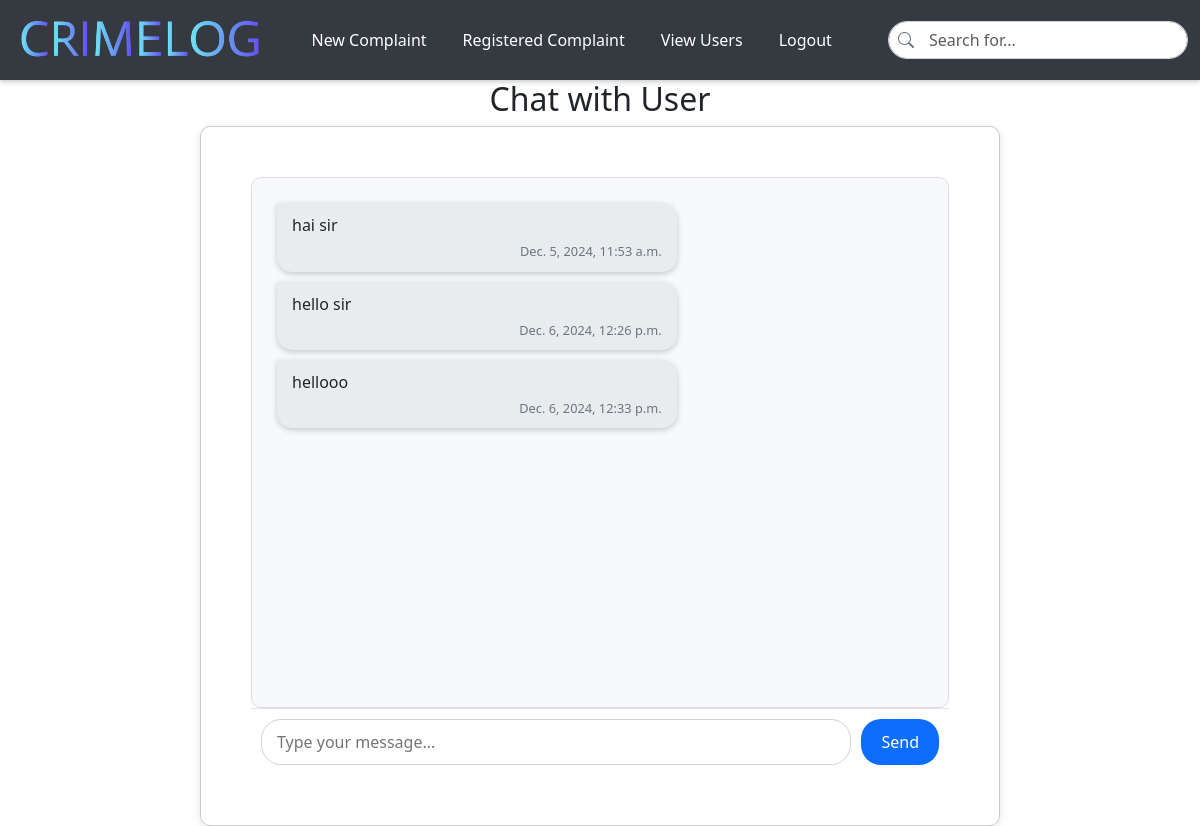
Screenshot of /messagee/ (signed in) with the database file from the repository.
### app/models.py (models this page shows, shortened)
class Chat(models.Model):
    police=models.ForeignKey(Police, on_delete=models.CASCADE)
    user=models.ForeignKey(User, on_delete=models.CASCADE)
    content = models.TextField()
    timestamp = models.DateTimeField(auto_now_add=True)
    is_read = models.BooleanField(default=False)

### app/views.py (the view)
# urls.py: path('messagee/', views.messagee, name='messagee'),
def messagee(req):
    if 'police' in req.session:  # Check if the police officer is logged in
        police_email = req.session.get('police')  # Get the police officer's email from the session
        police = Police.objects.get(Email=police_email)  # Retrieve the police object
        data1 = Chat.objects.filter(police=police).order_by('id')
        if req.method == 'POST':
            msg = req.POST.get('content')  # Get the message content
            user_id = req.POST.get('user_id')  # Get the user's ID from the form
            if msg and user_id:
                user = User.objects.get(pk=user_id)  # Retrieve the user object
                Chat.objects.create(police=police, user=user, content=msg)
        return render(req, 'police/messagee.html', {
            'data1': data1,
        })
    else:
        return redirect('login')  # Redirect to login if the police officer is not logged in

### templates/police/messagee.html (shortened to what this page needs)
<!DOCTYPE html>
<html lang="en">
<head>
    <link href="https://cdn.jsdelivr.net/npm/bootstrap@5.3.3/dist/css/bootstrap.min.css" rel="stylesheet">
    <link href="https://cdn.jsdelivr.net/npm/bootstrap-icons/font/bootstrap-icons.css" rel="stylesheet">
</head>
<body>
    <nav id="nav" class="navbar navbar-expand-lg navbar-dark sticky-top">
        <div class="container-fluid">
            <a class="navbar-brand" href="../view_complaints">
                <img id="logo" src="../static/images/logo.png" alt="Logo">
            </a>
            <div class="collapse navbar-collapse" id="mynavbar">
                <ul class="navbar-nav me-auto">
                    <li class="nav-item">
                        <a class="nav-link" href="../view_complaints">New Complaint</a>
                    </li>
                    <li class="nav-item">
                        <a class="nav-link" href="../complainthistory">Registered Complaint</a>
                    </li>
                    <li class="nav-item">
                        <a class="nav-link" href="../viewuser">View Users</a>
                    </li>
                    <li class="nav-item">
                        <a class="nav-link" href="../logout">Logout</a>
                    </li>
                </ul>
                <div class="search-bar">
                    <span class="search-icon"><i class="bi bi-search"></i></span>
                    <form method="post" action="{% url 'usersearch' %}">
                        <input class="form-control" type="text" name="query" placeholder="Search for...">
                    </form>
                </div>
            </div>
        </div>
    </nav>
    <h2>Chat with User</h2>
     <div id="chat-container">
<div id="chat-box">
    {% for chat in data1 %}
    <div class="message {% if chat.sender == 'user' %}user-message{% else %}officer-message{% endif %}">
        <p class="message-content">{{ chat.content }}</p>
        <span class="timestamp">{{ chat.timestamp }}</span>
    </div>
    {% endfor %}
</div>
        <form id="message-input" method="POST">
            <textarea name="content" rows="1" placeholder="Type your message..."></textarea>
            <button type="submit">Send</button>
        </form>
    </div>
</body>
</html>

### templates/police/messagee.html (style rules this page uses)
#nav { box-shadow: 0 2px 5px rgba(0, 0, 0, 0.2); background-color: #343a40; height: 80px; }
.navbar-brand img { max-height: 60px; }
.navbar .nav-link { color: #fff; transition: color 0.3s ease; margin: 10px; }
.search-bar { position: relative; width: 300px; }
.search-bar input { padding-left: 40px; border: 1px solid #ced4da; border-radius: 25px; }
.search-bar .search-icon { position: absolute; top: 50%; left: 10px; transform: translateY(-50%); font-size: 1rem; color: #6c757d; }
#chat-container { max-width: 800px; margin: 0 auto; display: flex; flex-direction: column; height: calc(100vh - 100px); padding: 50px; border: 1px solid #ccc; border-radius: 10px; box-shadow: 0 2px 8px rgba(0, 0, 0, 0.1); background-color: #fff; border-radius: 10px; overflow: hidden; }
#chat-box { flex: 1; padding: 15px; overflow-y: auto; background-color: #f7f9fc; border: 1px solid #ddd; border-radius: 10px; }
.message { max-width: 60%; margin: 10px; padding: 10px 15px; border-radius: 15px; position: relative; font-size: 1rem; line-height: 1.5; }
.officer-message { background-color: #e9ecef; color: #212529; margin-right: auto; text-align: left; border-top-left-radius: 0; box-shadow: 0 2px 6px rgba(0, 0, 0, 0.2); }
.timestamp { font-size: 0.8rem; color: #6c757d; margin-top: 5px; display: block; text-align: right; }
.message-content { margin: 0; }
#message-input { display: flex; padding: 10px; background-color: #fff; border-top: 1px solid #dee2e6; }
#message-input textarea { flex: 1; resize: none; border-radius: 20px; border: 1px solid #ced4da; padding: 10px 15px; margin-right: 10px; outline: none; }
#message-input button { background-color: #0d6efd; border: none; color: white; padding: 0 20px; border-radius: 20px; cursor: pointer; }
h2 { text-align:center; }

### rows the page displays
Chat: content "hai sir", timestamp "Dec. 5, 2024, 11:53 a.m."
Chat: content "hello sir", timestamp "Dec. 6, 2024, 12:26 p.m."
Chat: content "hellooo", timestamp "Dec. 6, 2024, 12:33 p.m."
